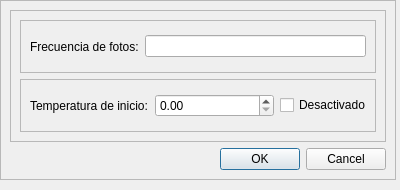
<?xml version="1.0" encoding="UTF-8"?>
<ui version="4.0">
 <class>Dialog</class>
 <widget class="QDialog" name="Dialog">
  <property name="geometry">
   <rect>
    <x>0</x>
    <y>0</y>
    <width>400</width>
    <height>190</height>
   </rect>
  </property>
  <property name="windowTitle">
   <string>Dialog</string>
  </property>
  <widget class="QFrame" name="frame_4">
   <property name="geometry">
    <rect>
     <x>0</x>
     <y>0</y>
     <width>396</width>
     <height>180</height>
    </rect>
   </property>
   <property name="frameShape">
    <enum>QFrame::StyledPanel</enum>
   </property>
   <property name="frameShadow">
    <enum>QFrame::Raised</enum>
   </property>
   <layout class="QVBoxLayout" name="verticalLayout_2">
    <item>
     <widget class="QFrame" name="frame">
      <property name="minimumSize">
       <size>
        <width>376</width>
        <height>130</height>
       </size>
      </property>
      <property name="frameShape">
       <enum>QFrame::StyledPanel</enum>
      </property>
      <property name="frameShadow">
       <enum>QFrame::Raised</enum>
      </property>
      <layout class="QVBoxLayout" name="verticalLayout">
       <item>
        <widget class="QFrame" name="frame_2">
         <property name="frameShape">
          <enum>QFrame::StyledPanel</enum>
         </property>
         <property name="frameShadow">
          <enum>QFrame::Raised</enum>
         </property>
         <layout class="QHBoxLayout" name="horizontalLayout">
          <item>
           <widget class="QLabel" name="label">
            <property name="text">
             <string>Frecuencia de fotos:</string>
            </property>
           </widget>
          </item>
          <item>
           <widget class="QLineEdit" name="lineEdit"/>
          </item>
         </layout>
        </widget>
       </item>
       <item>
        <widget class="QFrame" name="frame_3">
         <property name="frameShape">
          <enum>QFrame::StyledPanel</enum>
         </property>
         <property name="frameShadow">
          <enum>QFrame::Raised</enum>
         </property>
         <layout class="QHBoxLayout" name="horizontalLayout_2">
          <item>
           <widget class="QLabel" name="label_2">
            <property name="text">
             <string>Temperatura de inicio:</string>
            </property>
           </widget>
          </item>
          <item>
           <widget class="QDoubleSpinBox" name="doubleSpinBox">
            <property name="maximumSize">
             <size>
              <width>16777215</width>
              <height>16777215</height>
             </size>
            </property>
           </widget>
          </item>
          <item>
           <widget class="QCheckBox" name="checkBox">
            <property name="maximumSize">
             <size>
              <width>86</width>
              <height>16777215</height>
             </size>
            </property>
            <property name="toolTip">
             <string extracomment="Si se desactiva se empezaran a hacer fotos cuando se inicie el experimento"/>
            </property>
            <property name="text">
             <string>Desactivado</string>
            </property>
           </widget>
          </item>
         </layout>
        </widget>
       </item>
      </layout>
     </widget>
    </item>
    <item>
     <widget class="QDialogButtonBox" name="buttonBox">
      <property name="orientation">
       <enum>Qt::Horizontal</enum>
      </property>
      <property name="standardButtons">
       <set>QDialogButtonBox::Cancel|QDialogButtonBox::Ok</set>
      </property>
     </widget>
    </item>
   </layout>
  </widget>
 </widget>
 <resources/>
 <connections>
  <connection>
   <sender>buttonBox</sender>
   <signal>accepted()</signal>
   <receiver>Dialog</receiver>
   <slot>accept()</slot>
   <hints>
    <hint type="sourcelabel">
     <x>248</x>
     <y>254</y>
    </hint>
    <hint type="destinationlabel">
     <x>157</x>
     <y>274</y>
    </hint>
   </hints>
  </connection>
  <connection>
   <sender>buttonBox</sender>
   <signal>rejected()</signal>
   <receiver>Dialog</receiver>
   <slot>reject()</slot>
   <hints>
    <hint type="sourcelabel">
     <x>316</x>
     <y>260</y>
    </hint>
    <hint type="destinationlabel">
     <x>286</x>
     <y>274</y>
    </hint>
   </hints>
  </connection>
 </connections>
</ui>
